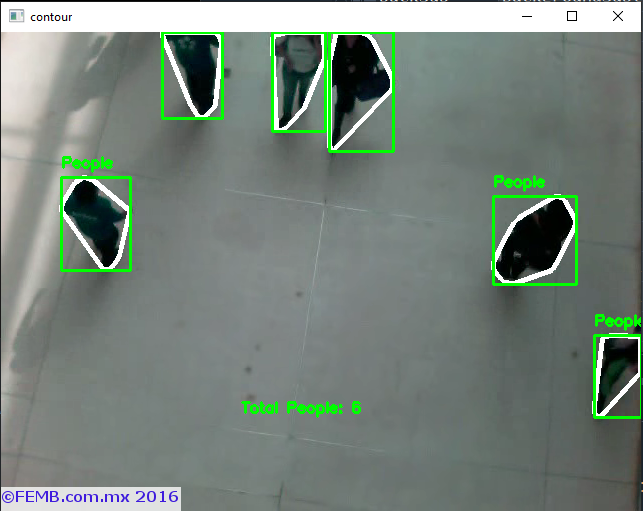
#> input picture aa.PNG, 643 x 511 px, given in place of TestVideo.avi, which was not available
$ python pc.py
#> lines starting #> are read from the running program, lines starting #| are printed output that depends on the picture; after the words box and inside, x2 and y2 are one past the last pixel; in counts of white or black regions, pixels touching at a corner belong together; pictures that were not available may be replaced by others from this repository, and a replacement may not be noted
# -*- coding: utf-8 -*-
"""
Created on Thu Oct 12 16:34:55 2023

@author: cakir
"""

import cv2

cam = cv2.VideoCapture("TestVideo.avi")

backSub = cv2.createBackgroundSubtractorMOG2()

_, for_track = cam.read()
#> for_track is the input picture: shape (511, 643, 3); mean B, G, R 122.8, 131.5, 118.9

while True:
    _, frame = cam.read()

    contor = frame

    frame = cv2.cvtColor(frame, cv2.COLOR_BGR2GRAY)
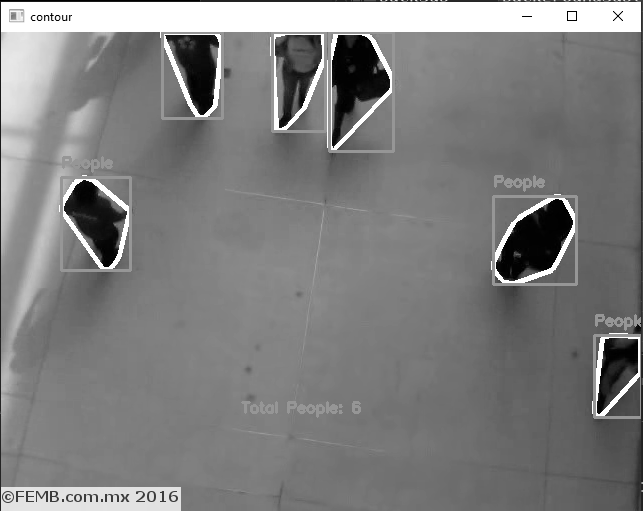
#> frame: shape (511, 643); min 0, max 255, mean 126.8

    frame = cv2.GaussianBlur(frame, (5, 5), 0)
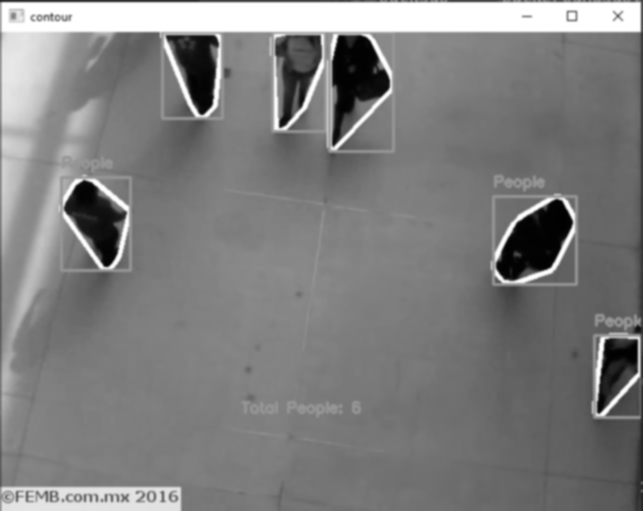
#> frame: shape (511, 643); min 1, max 255, mean 126.9

    diff = backSub.apply(frame)
#> diff: shape (511, 643); every value is 127

    _, diff = cv2.threshold(diff, 200, 255, cv2.THRESH_BINARY)
#> diff: shape (511, 643); every value is 0

    contours, hieararchy = cv2.findContours(diff, cv2.RETR_EXTERNAL, cv2.CHAIN_APPROX_SIMPLE)
#> contours = []; hieararchy = None

    people_list = []
    for c in contours:
        if cv2.contourArea(c) > 1200:
            people_list.append(cv2.contourArea(c))

            hull = cv2.convexHull(c)
            cv2.drawContours(contor, [hull], -1, (255,255,255), 3)

            x,y,w,h = cv2.boundingRect(c)
            cv2.rectangle(contor, (x, y), (x + w, y + h), (0, 255, 0), 2)
            cv2.putText(contor, "People", (x, y - 10), cv2.FONT_HERSHEY_SIMPLEX, 0.5, (0, 255, 0), 2)
#> this loop made 0 passes
#> after the loop, people_list = []

    cv2.putText(contor, "Total People: " + str(len(people_list)), (contor.shape[1] - 400, contor.shape[0] - 100), cv2.FONT_HERSHEY_SIMPLEX, 0.5, (0, 255, 0), 2)
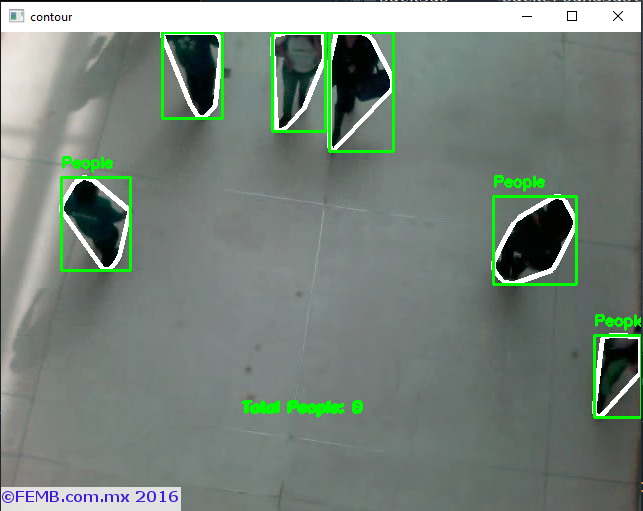
#> contor: shape (511, 643, 3); 0.1% of pixels changed, all inside (x1, y1, x2, y2) = (244, 400, 363, 417)

    cv2.imshow("contour", contor)

    if cv2.waitKey(33) & 0xFF == ord("q"):
#> (key q is pressed here)
        cv2.destroyAllWindows()
        cam.release()
        break

cam.release()
cv2.destroyAllWindows()
